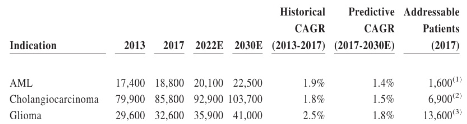
#> input picture TextTron/Test10.png, 467 x 124 px
$ python -i TextTron.py   (imports and definitions only)
#> lines starting #> are read from the running program, lines starting #| are printed output that depends on the picture; after the words box and inside, x2 and y2 are one past the last pixel; in counts of white or black regions, pixels touching at a corner belong together
# Author : Ayan Gadpal
# github : github.com/AyanGadpal
# Last Update : 12/16/2020

'''
	TextTron detect text with the help of Contours applied on a preprossed image.
	This meant for fast text detection without using any machine learning or deep learning model.
	Though this will not work well in scene text detection, only meant for document images
'''

import cv2
import numpy as np
import operator

class TextTron:

	def __init__(self,img,low=177,high=255,yThreshold = 5,xThreshold = 2):

		assert isinstance(img, np.ndarray), "Image is empty or not in proper format,\n Only cv2 (numpy) image are accepted \n Use TextTron.from(pathtoimg) to read image directory from storage"


		self.img = img.copy()
		self.processedImg = self.preProcess(img,low,high)

		# Get the Countours
		contours , hierarchy = cv2.findContours(self.processedImg, cv2.RETR_TREE,cv2.CHAIN_APPROX_SIMPLE)

		# Get the BBox from the contours
		self.BBox = self.getBoundingBoxFromContour(contours)


		# Get Rows
		self.linesSet = self.clusterInRowsByY(yThreshold = yThreshold)
		# Get words in each row
		self.wordsSet =  self.clusterInWordsByX(xThreshold = xThreshold)

		self.plotImg, self.textBBox = self.getAndPlotTextBBox(self.img.copy(),self.wordsSet)

	def getTextBBox(self):
		return self.textBBox


	def preProcess(self,img,low,high):
		_,_,c = img.shape
		# if img is colored
		if c > 1:
			img = cv2.cvtColor(img, cv2.COLOR_BGR2GRAY)
		# Preprossing for the Countours
		_, mask = cv2.threshold(img,low,high,cv2.THRESH_BINARY_INV)
		kernal = np.ones((2,2),np.uint8)
		dst = cv2.dilate(mask,kernal,iterations = 2)
		dst = cv2.bitwise_not(dst)
		return dst

	def getBoundingBoxFromContour(self,contours):
		rects = []
		width,height,_ = self.img.shape
		for cnt in contours:
			box = cv2.boundingRect(cnt)
			if cv2.contourArea(cnt) >= 60 :
				if (box[2] < (width*0.95)) and (box[3] < (height*0.95)):
				   rects.append(box)

		# Sort bounding rec	ts by Y and then X coordinate
		rects= sorted(rects , key = lambda x: (x[1], x[0]))
		return rects

	def clusterInRowsByY(self,yThreshold = 5):
		# intialise with first bounding box
		LinesSet = []
		old = self.BBox[0][1]
		new = []
		new.append(self.BBox[0])

		# since first is already intialised
		for rect in self.BBox[1:]:
			# Next is within threshold range
			if (rect[1] - old) < yThreshold:
				new.append(rect)

			# New Row
			else:
				if new != []:
					# Finalise old row
					LinesSet.append(new)
				new = []
				# Start new row
				new.append(rect)

			# For next comparision
			old = rect[1]

		# Put the Last Remaining row
		LinesSet.append(new)

		return LinesSet


	# Alternative Contructor
	# Set parameter by adjusting the trackbar
	# High value because changing it will produces many error, But you can try it if you want
	@classmethod
	def setParameters(cls,img):

		namedWindow = "TextTron Set Parameters"
		cv2.namedWindow(namedWindow)

		cv2.createTrackbar('low',namedWindow,0,250,lambda x:x)
		cv2.createTrackbar('yThreshold',namedWindow,0,50,lambda x:x)
		cv2.createTrackbar('xThreshold',namedWindow,0,50,lambda x:x)

		cv2.setTrackbarPos('xThreshold',namedWindow,5)
		cv2.setTrackbarPos('yThreshold',namedWindow,2)
		cv2.setTrackbarPos('low',namedWindow,177)

		# Note: Uncomment this if you want to set high value for thresholding too
		# It is commented because change it will produce some error
		# cv2.createTrackbar('high',namedWindow,100,255,lambda x:x)
		# cv2.setTrackbarPos('high',namedWindow,255)

		tt = cls(img,low=177,high=255,yThreshold=5,xThreshold=2)
		while True:
			low = cv2.getTrackbarPos('low',namedWindow)
			yThreshold = cv2.getTrackbarPos('yThreshold',namedWindow)
			xThreshold = cv2.getTrackbarPos('xThreshold',namedWindow)

			# Umcomment to enable high, and then please comment line below it,
			# where the high is set manually to 255
			# high = cv2.getTrackbarPos('high',namedWindow)
			# tt = cls(img,low=low,high=255,yThreshold=yThreshold,xThreshold=xThreshold)

			tt = cls(img,low=low,high=255,yThreshold=yThreshold,xThreshold=xThreshold)
			plotImg = tt.plotImg
			cv2.imshow(namedWindow,plotImg)

			if cv2.waitKey(1) & 0xFF == ord('q'):
				break

		cv2.destroyAllWindows()
		return tt


	def clusterInWordsByX(self,xThreshold):
		WordsSet = []


		for line in self.linesSet:
			# Sort by x ,AGAIN
			line.sort(key = operator.itemgetter(0))

			# Intialise
			old = line[0][0]+line[0][2]
			new = []
			new.append(line[0])
			temp = []

			# Same logic as clusterInRowsByY
			for rect in line:
				if (rect[0] - old) < xThreshold:
					new.append(rect)
				else:
					if new != []:
						temp.append(new)
					new = []
					new.append(rect)
				old = rect[0]+rect[2]
			temp.append(new)
			WordsSet.append(temp)
		return WordsSet

	def getAndPlotTextBBox(self,oimg,WordsSet):
		TextBBox = []
		for line in WordsSet:
			for j,word in enumerate(line):
				# Re-Intialise for every WORD
				sxlist = []
				sylist = []
				exlist = []
				eylist = []
				for box in word:
					sxlist.append(box[0])
					sylist.append(box[1])
					exlist.append(box[2]+box[0])
					eylist.append(box[3]+box[1])

				minx = min(sxlist)
				miny = min(sylist)
				maxx = max(exlist)
				maxy = max(eylist)

				TextBBox.append([minx,miny,maxx-minx,maxy-miny])
				oimg = cv2.rectangle(oimg, (minx, miny), (maxx, maxy), (0, 0, 181), 2)

		return (oimg,TextBBox)

>>> import cv2
>>> picture = cv2.imread('Test10.png')
#> picture is the input picture: shape (124, 467, 3); mean B, G, R 243, 243, 243.1
>>> result = TextTron(picture).getTextBBox()
#> in preProcess, `_, mask = cv2.threshold(img,low,high,cv2.THRESH_BINARY_INV)`:
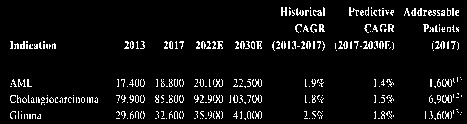
#> mask: shape (124, 467); 6.3% white in thin lines or dots, all inside (x1, y1, x2, y2) = (10, 7, 462, 120)
#> in preProcess, `dst = cv2.dilate(mask,kernal,iterations = 2)`:
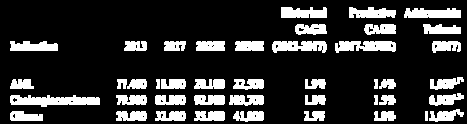
#> dst: shape (124, 467); 19.1% white; 43 white regions, largest, box (x1, y1, x2, y2) and area: (10, 95, 100, 107) 736, (335, 41, 396, 53) 546, (272, 41, 327, 53) 498
#> in preProcess, `dst = cv2.bitwise_not(dst)`: dst: shape (124, 467); 80.9% white; 43 black regions
#> in __init__, `contours , hierarchy = cv2.findContours(self.processedImg, cv2.RETR_TR..`: contours = 84 contours, 40 with area under 20; largest, box (x1, y1, x2, y2) and area: (0, 0, 467, 124) 57318, (9, 94, 101, 108) 852, (334, 40, 397, 54) 640, (271, 40, 328, 54) 589, (403, 7, 462, 19) 554
#> the loop in getBoundingBoxFromContour, `for cnt in contours:` made 84 passes
#> box on passes 2, 3, 4, 5, 7, 9, 11, 12, 13, 14, 16, 17: (424, 110, 5, 12), (373, 110, 24, 12), (303, 110, 23, 12), (232, 110, 33, 13), (193, 110, 33, 12), (154, 110, 33, 12), (161, 114, 2, 4), (115, 110, 33, 12), (143, 116, 1, 1), (9, 110, 35, 12), (428, 108, 37, 15), (445, 116, 1, 1)
#> (cnt, box) on passes 1, 6, 8, 10, 15, 23: ([[0, 0], [0, 123], [466, 123], [466, 0]], (0, 0, 467, 124)), ([[255, 115], [255, 116]], (255, 115, 1, 2)), ([[200, 116], [200, 117], [201, 117]], (200, 116, 2, 2)), ([[182, 115], [182, 116]], (182, 115, 1, 2)), ([[14, 114], [13, 115], [13, 116], [14, 117]], (13, 114, 2, 4)), ([[255, 99], [255, 100]], (255, 99, 1, 2))
#> after the loop in getBoundingBoxFromContour, `for cnt in contours:`: rects = 39 items, first 6: (373, 110, 24, 12), (303, 110, 23, 12), (232, 110, 33, 13), (193, 110, 33, 12), (154, 110, 33, 12), (115, 110, 33, 12)
#> in getBoundingBoxFromContour, `rects= sorted(rects , key = lambda x: (x[1], x[0]))`: rects = 39 items, first 6: (280, 6, 48, 13), (348, 6, 49, 13), (403, 7, 59, 12), (294, 23, 34, 13), (363, 23, 34, 13), (422, 23, 40, 12)
#> in __init__, `self.BBox = self.getBoundingBoxFromContour(contours)`: self.BBox has the same summary as rects in getBoundingBoxFromContour
#> in clusterInRowsByY, `old = self.BBox[0][1]`: old = 6
#> the loop in clusterInRowsByY, `for rect in self.BBox[1:]:` made 38 passes
#> (rect, old) on passes 1 to 12: ((348, 6, 49, 13), 6), ((403, 7, 59, 12), 7), ((294, 23, 34, 13), 23), ((363, 23, 34, 13), 23), ((422, 23, 40, 12), 23), ((9, 40, 50, 12), 40), ((123, 40, 25, 12), 40), ((163, 40, 24, 12), 40), ((195, 40, 31, 12), 40), ((234, 40, 31, 12), 40), ((271, 40, 57, 14), 40), ((334, 40, 63, 14), 40)
#> after the loop in clusterInRowsByY, `for rect in self.BBox[1:]:`: LinesSet = 5 items
#> in __init__, `self.linesSet = self.clusterInRowsByY(yThreshold = yThreshold)`: self.linesSet = 6 items
#> the loop in clusterInWordsByX, `for line in self.linesSet:` made 6 passes
#> the loop in getAndPlotTextBBox, `for line in WordsSet:` made 6 passes
#> after the loop in getAndPlotTextBBox, `for line in WordsSet:`:
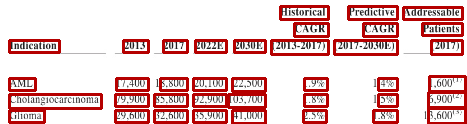
#> oimg: shape (124, 467, 3); mean of channels 0, 1, 2 198.1, 198, 231.4; drawn as B, G, R
#> after the loop in getAndPlotTextBBox, `for line in WordsSet:`: TextBBox = 38 items, first 6: [280, 6, 48, 13], [348, 6, 49, 13], [403, 7, 59, 12], [294, 23, 34, 13], [363, 23, 34, 13], [422, 23, 40, 12]
#> in __init__, `self.plotImg, self.textBBox = self.getAndPlotTextBBox(self.img.copy(),..`: self.textBBox has the same summary as TextBBox in getAndPlotTextBBox
#> result has the same summary as TextBBox in getAndPlotTextBBox
